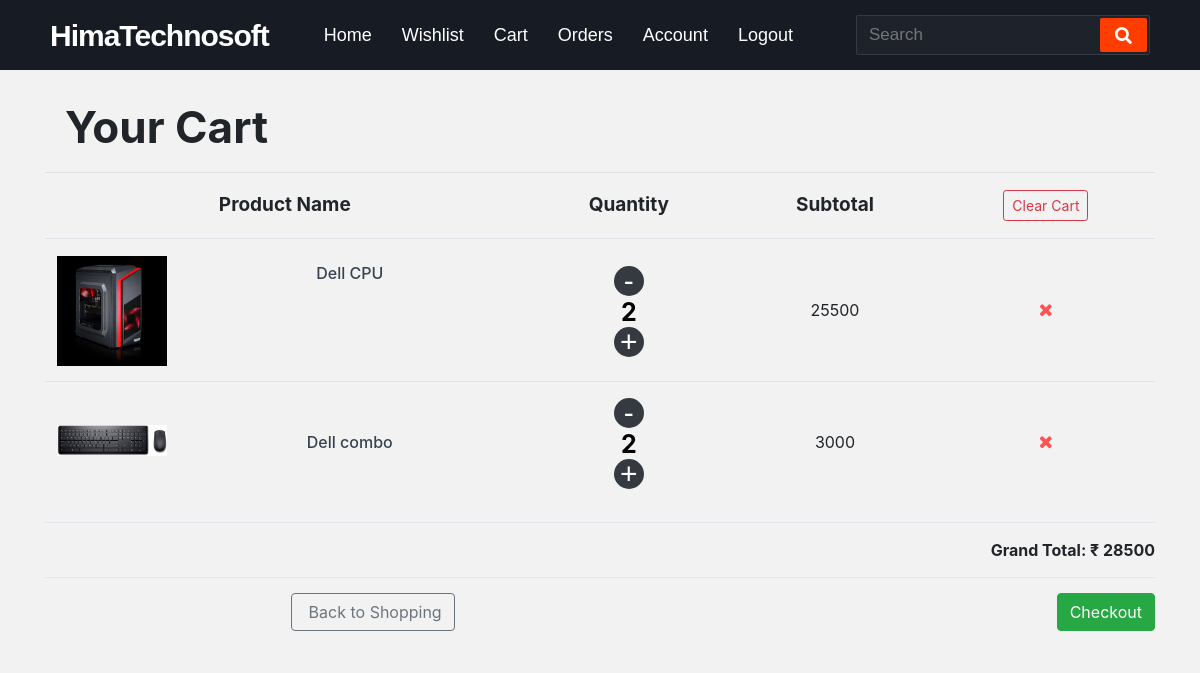
/cart (signed in), run on the app's committed database.
### himatech/models.py (models this page shows, shortened)
class Cart(db.Model):
    cart_id = db.Column(db.Integer, primary_key=True)
    username = db.Column(db.String(32))
    email = db.Column(db.String(120))
    product_name = db.Column(db.String(100))
    product_quantity = db.Column(db.Integer)
    product_image = db.Column(db.String(100))
    product_price = db.Column(db.Integer)
    checkout  = db.Column(db.Boolean, default=False)
    firstName = db.Column(db.String(30))
    lastName = db.Column(db.String(30))
    address = db.Column(db.String(300))
    phoneNumber = db.Column(db.Integer)
    company = db.Column(db.String(150))
    country = db.Column(db.String(100), default="India")
    city = db.Column(db.String(100))
    pincode = db.Column(db.String(6))
    state = db.Column(db.String(30), default="Karnataka")
    checkoutTime = db.Column(db.DateTime, default=datetime.utcnow)
    invoiceNumber = db.Column(db.String(16))

### himatech/routes.py (the view, shortened to what this page needs)
@app.route('/cart', methods=['POST', 'GET'])
@login_required
def cart():
    form = RemoveCartItem()
    checkOut = GoToCheckout()
    cartItems = Cart.query.filter_by(
                                    username=current_user.username,
                                    checkout=False
                                    ).all()
    cartPrice = 0
    for cartItem in cartItems:
        cartPrice += cartItem.product_price
    if cartPrice == 0:
        return render_template('emptycart.html')
    return render_template(
                            'mycart.html',
                            cart=cartItems,
                            cartPrice=cartPrice,
                            form=form,
                            checkOut=checkOut
                            )

### himatech/forms.py
class RemoveCartItem(FlaskForm):
    submit = SubmitField('Remove Item')

class GoToCheckout(FlaskForm):
    submit = SubmitField('Checkout')

### himatech/models.py (called while the page is built)
@login.user_loader                          #loads the user from the database
def load_user(id):
    return User.query.get(int(id))

### himatech/templates/mycart.html (shortened to what this page needs)
{% extends 'base.html'%}
{% block head%}
    <link rel="stylesheet" href="{{ url_for('static', filename='css/mycart.css') }}">
    <link href="https://maxcdn.bootstrapcdn.com/font-awesome/4.3.0/css/font-awesome.min.css" rel="stylesheet">
    <link
	href="https://maxcdn.bootstrapcdn.com/font-awesome/4.7.0/css/font-awesome.min.css"
	rel="stylesheet"
    />
{% endblock head%}
{% block body %}
    <div class="container padding-bottom-3x mb-1 main">
        <h4 style=" font-size: 44px; font-weight: bold; padding: 10px 20px; text-align: left;">Your Cart</h4>
        <div class="table-responsive shopping-cart">
            <table class="table">
                <thead>
                    <tr>
                        <th>Product Name</th>
                        <th class="text-center">Quantity</th>
                        <th class="text-center">Subtotal</th>
                        <th class="text-center">
                            <form method="post" novalidate>
                                <button class="btn btn-sm btn-outline-danger">
                                    Clear Cart
                                </button>
                            </form>
                        </th>
                    </tr>
                </thead>
                <tbody>
                {% for item in cart %}
                    <tr>
                        <td>
                            <div class="product-item">
                                <div class="product-thumb">
                                    <img src="{{url_for('static', filename='images/product_images/'+ item.product_image) }}" alt="Product">
                                </div>
                                <div class="product-info">
                                    <h4 class="product-title">
                                        <a href="{{ url_for('productinfo', productName= item.product_name )}}">{{ item.product_name }}</a>
                                    </h4>
                                </div>
                            </div>
                        </td>
                        <td class="text-center">
                            <div class="qty mt-1">
                                <form method="post" novalidate>
                                    <button style="border:0px; border-color: #fff;">
                                        <span class="minus bg-dark" id="minus">-</span>
                                    </button>
                                </form>
                                <span class="count" id="count">{{ item.product_quantity }}<span>
                                <form method="post" novalidate>
                                   <button>
                                        <span class="plus bg-dark" id="plus">+</span>
                                    </button>
                                </form>
                            </div>
                        </td>
                        <td class="text-center text-lg text-medium">{{ item.product_price }}</td>
                        <td >
                        <form method="post" novalidate>
                            <button class="remove-from-cart">
                                <i class="fa fa-remove"></i>
                            </button>
                        </form>
                        </td>
                    </tr>
                    {% endfor %}
                </tbody>
	    </table>
	</div>
	<div class="shopping-cart-footer">
            <div class="column text-lg" style="font-weight: bold;">
                <span>Grand Total: </span>
                <span class="text-medium" style="font-weight: bold;">&#8377; {{ cartPrice }}</span>
            </div>
        </div>
        <div class="shopping-cart-footer">
            <div class="column">
		<a class="btn btn-outline-secondary" href="{{ url_for('index') }}">
                    &nbsp;Back to Shopping
                </a>
	    </div>
            <div class="column">
		<a class="btn btn-success" href="{{ url_for('checkout') }}">Checkout</a>
	    </div>
        </div>
    </div>
{% endblock body %}

### himatech/templates/base.html (shortened to what this page needs)
<!DOCTYPE html>
<html lang="en">
<head>
    <link rel="stylesheet" href="https://maxcdn.bootstrapcdn.com/bootstrap/4.0.0/css/bootstrap.min.css"
>
    <link href="https://maxcdn.bootstrapcdn.com/font-awesome/4.7.0/css/font-awesome.min.css" rel="stylesheet">
    <link rel="stylesheet" href="https://cdnjs.cloudflare.com/ajax/libs/font-awesome/5.15.3/css/all.min.css" />
    <link rel="stylesheet" href="{{ url_for('static', filename='css/base.css') }}">
    <link rel="stylesheet" href="{{ url_for('static', filename='css/footer.css') }}">
    <link
        href="https://maxcdn.bootstrapcdn.com/font-awesome/4.7.0/css/font-awesome.min.css"
        rel="stylesheet"
    />
  {% block head%}{%endblock head %}
</head>
<body>
  <nav>
    <div class="logo">
      HimaTechnosoft
    </div>
   <div class="nav-items">
	<li>
	    <a href="{{ url_for('index') }}">Home</a>
	</li>
	{% if current_user.is_authenticated %}
	    <li>
		 <a href="{{ url_for('wishlist') }}">Wishlist</a>
	     </li>
	    <li>
		<a href="{{ url_for('cart') }}">Cart</a>
	    </li>
	    <li>
		<a href="{{ url_for('orders') }}">Orders</a>
	    </li>
	    <li>
		<a href="{{ url_for('account') }}">Account</a>
	    </li>
	    <li>
		<a href="{{ url_for('logout') }}">Logout</a>
	    </li>
	{% else %}
	    <li>
		<a href="{{ url_for('signUpLogin') }}">Log In</a>
	    </li>
	{% endif %}
    </div>
    <form action="#">
      <input type="search" class="search-data" placeholder="Search" required>
      <button type="submit" class="fas fa-search"></button>
    </form>
  </nav>
  <div class="row">
    <div class="col-md-12">
  </div>
  {% block body %} {% endblock body %}
</body>
</html>

### himatech/static/css/base.css (style rules this page uses)
* { margin: 0; padding: 0; outline: none; box-sizing: border-box; }
body { background: #f2f2f2; }
nav { background: #171c24; display: flex; flex-wrap: wrap; align-items: center; justify-content: space-between; height: 70px; padding: 0 100px; font-family: 'Montserrat', sans-serif; }
nav .logo { color: #fff; font-size: 30px; font-weight: 600; letter-spacing: -1px; }
nav .nav-items { display: flex; flex: 1; padding: 0 0 0 40px; }
nav .nav-items li { list-style: none; padding: 0 15px; }
nav .nav-items li a { color: #fff; font-size: 18px; font-weight: 500; text-decoration: none; }
nav form { display: flex; height: 40px; padding: 2px; background: #1e232b; min-width: 18% !important; border-radius: 2px; border: 1px solid rgba(155, 155, 155, 0.2); }
nav form .search-data { width: 100%; height: 100%; padding: 0 10px; color: #fff; font-size: 17px; border: none; font-weight: 500; background: none; }
nav form button { padding: 0 15px; color: #fff; font-size: 17px; background: #ff3d00; border: none; border-radius: 2px; cursor: pointer; }
@media (max-width: 1245px) { nav { padding: 0 50px; } }

### himatech/static/css/mycart.css (style rules this page uses)
.main { margin-top: 20px; }
.shopping-cart { margin-bottom: 20px }
.shopping-cart .table { margin-bottom: 0 }
.shopping-cart .btn { margin: 0 }
.shopping-cart>table>thead>tr>th, .shopping-cart>table>thead>tr>td, .shopping-cart>table>tbody>tr>th, .shopping-cart>table>tbody>tr>td { vertical-align: middle !important }
.shopping-cart>table thead th { padding-top: 17px; padding-bottom: 17px; border-width: 1px; font-size: 19px; }
.shopping-cart .remove-from-cart { display: inline-block; color: #ff5252; font-size: 18px; line-height: 1; text-decoration: none }
.shopping-cart .product-item { display: table; width: 100%; min-width: 150px; margin-top: 5px; margin-bottom: 3px }
.shopping-cart .product-item .product-thumb, .shopping-cart .product-item .product-info { display: table-cell; vertical-align: top }
.shopping-cart .product-item .product-thumb { width: 130px; padding-right: 20px }
.shopping-cart .product-item .product-thumb>img { display: block; width: 100% }
.shopping-cart .product-item .product-title { margin-bottom: 6px; padding-top: 5px; font-size: 16px; font-weight: 500 }
.shopping-cart .product-item .product-title>a { transition: color .3s; color: #374250; line-height: 1.5; text-decoration: none }
.shopping-cart-footer { display: table; width: 100%; padding: 10px 0; border-top: 1px solid #e1e7ec }
.shopping-cart-footer>.column { display: table-cell; padding: 5px 0; vertical-align: middle }
.shopping-cart-footer>.column:last-child { text-align: right }
.shopping-cart-footer>.column:last-child .btn { margin-right: 0; margin-left: 15px }
#count { color: #000; display: inline-block; vertical-align: top; font-size: 25px; font-weight: 700; line-height: 30px; padding: 0 2px; min-width: 35px; text-align: center; }
#plus { cursor: pointer; display: inline-block; vertical-align: center; color: white; width: 30px; height: 30px; font: 30px/1 Arial, sans-serif; text-align: center; border-radius: 50%; }
#minus { cursor: pointer; display: inline-block; vertical-align: center; color: white; width: 30px; height: 30px; line-height: 36px; font: 30px/1 Arial, sans-serif; text-align: center; border-radius: 50%; background-clip: padding-box; }
div { text-align: center; }
input { border: 0; width: 2%; }
button { background-color: inherit; border: 0px; }

### data on the page
Cart: product_image (picture), product_name "Dell CPU", product_quantity "2", product_price "25500"
Cart: product_image (picture), product_name "Dell combo", product_quantity "2", product_price "3000"

### other printed values
{{ cartPrice }} "28500"
